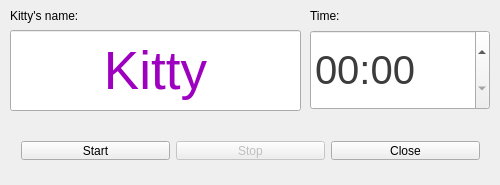
<?xml version="1.0" encoding="UTF-8"?>
<ui version="4.0">
 <class>MainWindow</class>
 <widget class="QMainWindow" name="MainWindow">
  <property name="geometry">
   <rect>
    <x>0</x>
    <y>0</y>
    <width>500</width>
    <height>185</height>
   </rect>
  </property>
  <property name="sizePolicy">
   <sizepolicy hsizetype="Fixed" vsizetype="Fixed">
    <horstretch>0</horstretch>
    <verstretch>0</verstretch>
   </sizepolicy>
  </property>
  <property name="palette">
   <palette>
    <active>
     <colorrole role="Text">
      <brush brushstyle="SolidPattern">
       <color alpha="255">
        <red>255</red>
        <green>0</green>
        <blue>0</blue>
       </color>
      </brush>
     </colorrole>
     <colorrole role="Highlight">
      <brush brushstyle="SolidPattern">
       <color alpha="255">
        <red>166</red>
        <green>0</green>
        <blue>254</blue>
       </color>
      </brush>
     </colorrole>
    </active>
    <inactive>
     <colorrole role="Text">
      <brush brushstyle="SolidPattern">
       <color alpha="255">
        <red>60</red>
        <green>60</green>
        <blue>60</blue>
       </color>
      </brush>
     </colorrole>
     <colorrole role="Highlight">
      <brush brushstyle="SolidPattern">
       <color alpha="255">
        <red>225</red>
        <green>168</green>
        <blue>255</blue>
       </color>
      </brush>
     </colorrole>
    </inactive>
    <disabled>
     <colorrole role="Text">
      <brush brushstyle="SolidPattern">
       <color alpha="255">
        <red>159</red>
        <green>158</green>
        <blue>158</blue>
       </color>
      </brush>
     </colorrole>
     <colorrole role="Highlight">
      <brush brushstyle="SolidPattern">
       <color alpha="255">
        <red>240</red>
        <green>240</green>
        <blue>240</blue>
       </color>
      </brush>
     </colorrole>
    </disabled>
   </palette>
  </property>
  <property name="windowTitle">
   <string comment="A Timer To remind you to pet the mow" extracomment="For Elizabeth">Pet the Kitteh!</string>
  </property>
  <property name="windowIcon">
   <iconset>
    <normaloff>../../../Pictures/Icons/hello_kitty_pin__d_by_day3night_hafizart-d6renp3.png</normaloff>../../../Pictures/Icons/hello_kitty_pin__d_by_day3night_hafizart-d6renp3.png</iconset>
  </property>
  <property name="inputMethodHints">
   <set>Qt::ImhTime</set>
  </property>
  <widget class="QWidget" name="centralWidget">
   <property name="enabled">
    <bool>true</bool>
   </property>
   <widget class="QWidget" name="horizontalLayoutWidget">
    <property name="geometry">
     <rect>
      <x>10</x>
      <y>130</y>
      <width>481</width>
      <height>41</height>
     </rect>
    </property>
    <layout class="QHBoxLayout" name="horizontalLayout">
     <item>
      <widget class="QPushButton" name="pbStart">
       <property name="text">
        <string>Start</string>
       </property>
       <property name="checkable">
        <bool>true</bool>
       </property>
      </widget>
     </item>
     <item>
      <widget class="QPushButton" name="pbStop">
       <property name="enabled">
        <bool>false</bool>
       </property>
       <property name="text">
        <string>Stop</string>
       </property>
      </widget>
     </item>
     <item>
      <widget class="QPushButton" name="pbClose">
       <property name="text">
        <string>Close</string>
       </property>
      </widget>
     </item>
    </layout>
   </widget>
   <widget class="QLabel" name="lblName">
    <property name="geometry">
     <rect>
      <x>10</x>
      <y>0</y>
      <width>120</width>
      <height>31</height>
     </rect>
    </property>
    <property name="text">
     <string>Kitty's name:</string>
    </property>
   </widget>
   <widget class="QLineEdit" name="lineEdit">
    <property name="geometry">
     <rect>
      <x>10</x>
      <y>30</y>
      <width>291</width>
      <height>81</height>
     </rect>
    </property>
    <property name="font">
     <font>
      <pointsize>30</pointsize>
     </font>
    </property>
    <property name="text">
     <string/>
    </property>
   </widget>
   <widget class="QLabel" name="lblTime">
    <property name="geometry">
     <rect>
      <x>310</x>
      <y>0</y>
      <width>61</width>
      <height>31</height>
     </rect>
    </property>
    <property name="text">
     <string>Time:</string>
    </property>
   </widget>
   <widget class="QTimeEdit" name="timeEdit">
    <property name="geometry">
     <rect>
      <x>310</x>
      <y>30</y>
      <width>180</width>
      <height>80</height>
     </rect>
    </property>
    <property name="font">
     <font>
      <pointsize>30</pointsize>
     </font>
    </property>
    <property name="displayFormat">
     <string>mm:ss</string>
    </property>
   </widget>
   <widget class="QLabel" name="lblKitty">
    <property name="geometry">
     <rect>
      <x>10</x>
      <y>30</y>
      <width>291</width>
      <height>81</height>
     </rect>
    </property>
    <property name="palette">
     <palette>
      <active>
       <colorrole role="WindowText">
        <brush brushstyle="SolidPattern">
         <color alpha="255">
          <red>158</red>
          <green>0</green>
          <blue>192</blue>
         </color>
        </brush>
       </colorrole>
      </active>
      <inactive>
       <colorrole role="WindowText">
        <brush brushstyle="SolidPattern">
         <color alpha="255">
          <red>158</red>
          <green>0</green>
          <blue>192</blue>
         </color>
        </brush>
       </colorrole>
      </inactive>
      <disabled>
       <colorrole role="WindowText">
        <brush brushstyle="SolidPattern">
         <color alpha="255">
          <red>159</red>
          <green>158</green>
          <blue>158</blue>
         </color>
        </brush>
       </colorrole>
      </disabled>
     </palette>
    </property>
    <property name="font">
     <font>
      <pointsize>40</pointsize>
     </font>
    </property>
    <property name="text">
     <string>Kitty</string>
    </property>
    <property name="alignment">
     <set>Qt::AlignCenter</set>
    </property>
   </widget>
  </widget>
 </widget>
 <layoutdefault spacing="6" margin="11"/>
 <resources/>
 <connections/>
</ui>
